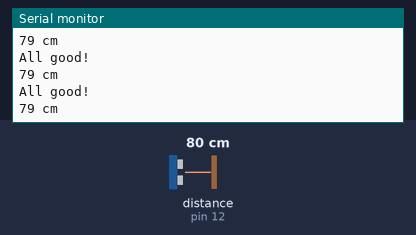
This sketch was run on a simulated Arduino Uno, built with avr-gcc and run on an emulated ATmega328P. Shown: the last lines printed to the serial monitor. Wiring (inferred from the names in the program): ultrasonic range finder: trigger pin 13; echo pin 12. The inputs (shaded band) are chosen by the test bench; at power-on: distance to the obstacle (sensor on pin 12) 80 cm. The echo pulse lasts 58.3 µs per cm.

Above: at 1.3 s.
1.4 s: distance to the obstacle (sensor on pin 12) set to 2 cm
At 1.83 s:
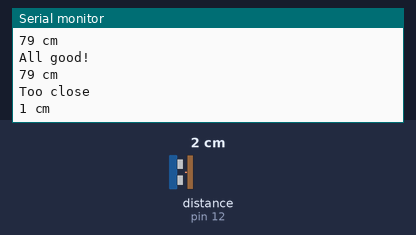
3.5 s: distance to the obstacle (sensor on pin 12) set to 120 cm
At 3.84 s:
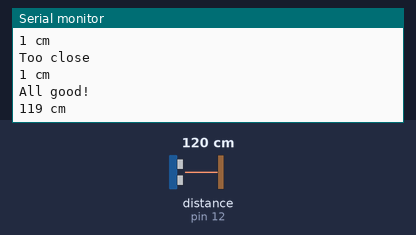
6.5 s: distance to the obstacle (sensor on pin 12) set to 4 cm
At 6.88 s:
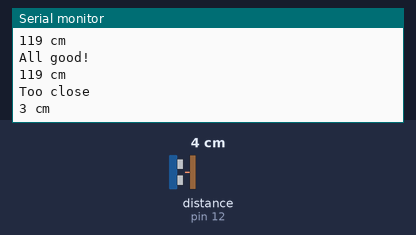
9.5 s: distance to the obstacle (sensor on pin 12) set to 9 cm
At 9.89 s:
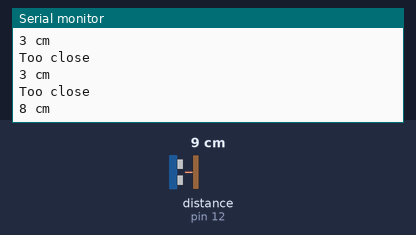
Timing chart, 0 to 12.5 s (numbered marks = the images above; inputs shaded):
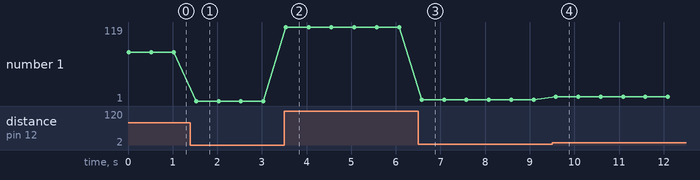

Measured:
- after the input at 1.4 s, the serial monitor: prints a new line after 0.12 s (image 1)
- after the input at 3.5 s, the serial monitor: prints a new line at once (image 2)
- after the input at 6.5 s, the serial monitor: prints a new line after 0.07 s (image 3)
- after the input at 9.5 s, the serial monitor: prints a new line after 0.09 s (image 4)
- plotted number 1: 79 → 1 after the input at 1.4 s, 1 → 119 after the input at 3.5 s, 119 → 3 after the input at 6.5 s, 3 → 8 after the input at 9.5 s

The sketch:

hcsr04_setup.ino
```cpp
#define trig 13
#define echo 12

void setup() {
  Serial.begin (9600);
  pinMode(trig, OUTPUT);
  pinMode(echo, INPUT);
}

void loop() {
  long duration, distance;
  digitalWrite(trig, LOW);
  delayMicroseconds(2);
  digitalWrite(trig, HIGH);
  delayMicroseconds(10);
  digitalWrite(trig, LOW);
  duration = pulseIn(echo, HIGH);
  distance = (duration/2) / 29.1;

 if (distance < 20) {
    Serial.println("Too close");
    Serial.print(distance);
    Serial.println(" cm");
  }
  else {
    Serial.println("All good!");
    Serial.print(distance);
    Serial.println(" cm");
  }
  delay(500);
}
```
